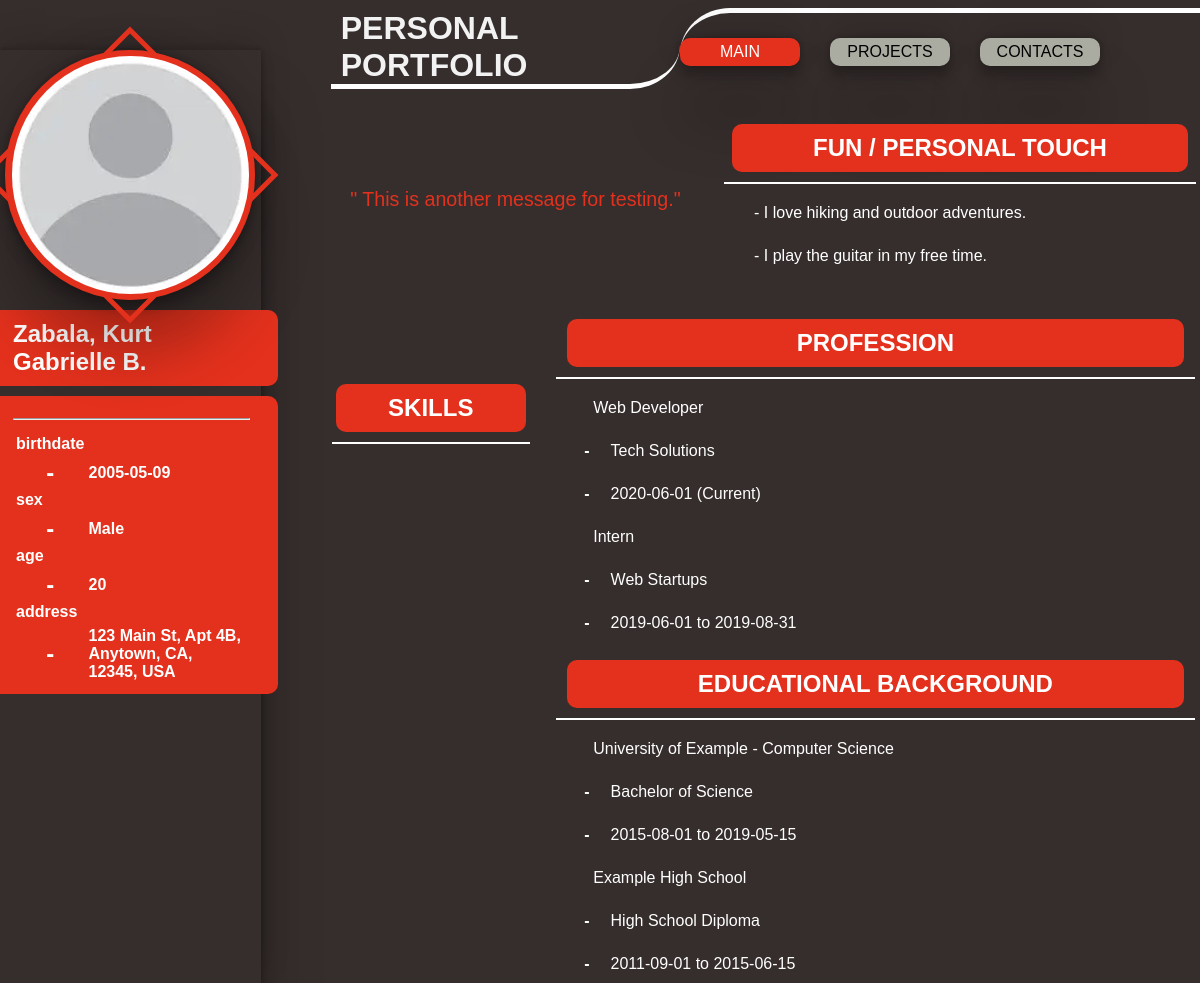
/0/main/index.php, run on the app's committed database.
### tables this page shows
CREATE TABLE personal_data (
    id INT PRIMARY KEY AUTO_INCREMENT NOT NULL,
    firstname VARCHAR(255) NOT NULL,
    middlename VARCHAR(100),
    lastname VARCHAR(100) NOT NULL,
    suffix VARCHAR(10),
    birthdate DATE,
    status_id INT,
    sex enum('Male', 'Female', 'Other'),
    FOREIGN KEY (status_id) REFERENCES job_status(status_id)
);

CREATE TABLE profession (
    profession_id INT PRIMARY KEY AUTO_INCREMENT,
    id INT,
    job_title VARCHAR(100) NOT NULL,
    company_name VARCHAR(100),
    start_date DATE,
    end_date DATE,
    is_current BOOLEAN DEFAULT FALSE,
    FOREIGN KEY (id) REFERENCES personal_data(id)
);

CREATE TABLE educational_background (
    education_id INT PRIMARY KEY AUTO_INCREMENT,
    id INT,
    institution_name VARCHAR(255) NOT NULL,
    degree VARCHAR(100),
    field_of_study VARCHAR(100),
    start_date DATE,
    end_date DATE,
    FOREIGN KEY (id) REFERENCES personal_data(id)
);

### Properties/api/getFullname.php (called while the page is built, shortened)
<?php
    function getFullName($conn, $user_id) {
        $sql_fullname = "SELECT CONCAT(
                            lastname,
                            IF(suffix IS NOT NULL AND LENGTH(TRIM(suffix)) > 0, CONCAT(' ', suffix), ''),
                            ', ',
                            firstname,
                            ' ',
                            IF(middlename IS NOT NULL AND LENGTH(TRIM(middlename)) > 0, CONCAT(LEFT(middlename, 1), '.'), '')
                        ) AS full_name
                        FROM personal_data
                        WHERE id = ?";
        $stmt_fullname = $conn->prepare($sql_fullname);
        $stmt_fullname->bind_param('i', $user_id);
        $stmt_fullname->execute();
        $result_fullname = $stmt_fullname->get_result();
        $row_fullname = $result_fullname->fetch_assoc();
        return $row_fullname ? $row_fullname['full_name'] : '';
    }
?>

### Properties/api/getMessage.php (called while the page is built, shortened)
<?php
    function getMessagesType2($conn, $user_id) {
        $sql_message_type2 = "SELECT message_text FROM message_data WHERE id = ? AND message_type = 2";
        $stmt_message2 = $conn->prepare($sql_message_type2);
        $stmt_message2->bind_param('i', $user_id);
        $stmt_message2->execute();
        $result_message2 = $stmt_message2->get_result();
        $messages_type2 = [];
        while ($row_message2 = $result_message2->fetch_assoc()) {
            $messages_type2[] = $row_message2['message_text'];
        }
        return $messages_type2;
    }
?>

### Properties/api/functions.php (the view, shortened to what this page needs)
<?php
    function getTableData($conn, $user_id, $table_id) {
        $table_data = [];
        switch($table_id) {
            case 1:
                $sql_personal = "SELECT pd.birthdate, pd.sex,
                                        COALESCE(TRIM(BOTH ', ' FROM CONCAT_WS(', ', a.address_line1, NULLIF(TRIM(a.address_line2), ''), a.city, a.state, a.zip_code, a.country)), '') AS full_address
                                 FROM personal_data pd
                                 LEFT JOIN address a ON a.id = pd.id AND a.show_Address = TRUE
                                 WHERE pd.id = ?";
                $stmt_personal = $conn->prepare($sql_personal);
                if ($stmt_personal) {
                    $stmt_personal->bind_param('i', $user_id);
                    $stmt_personal->execute();
                    $result_personal = $stmt_personal->get_result();
                    $row_personal = $result_personal->fetch_assoc();
                    if ($row_personal) {
                        $birthdate = $row_personal['birthdate'];
                        $age = $birthdate ? date('Y') - date('Y', strtotime($birthdate)) : '';
                        $address_full = $row_personal['full_address'] ?? '';
                        $table_data = [
                            'birthdate' => $birthdate,
                            'sex' => $row_personal['sex'] ?? '',
                            'age' => $age
                        ];
                        if (!empty($address_full)) {
                            $table_data['address'] = $address_full;
                        }
                    }
                }
                break;
            case 2:
                $sql_contact = "SELECT contact_type, contact_value FROM contact_info WHERE id = ?";
                $stmt_contact = $conn->prepare($sql_contact);
                if ($stmt_contact) {
                    $stmt_contact->bind_param('i', $user_id);
                    $stmt_contact->execute();
                    $result_contact = $stmt_contact->get_result();
                    $contacts = [];
                    while ($row_contact = $result_contact->fetch_assoc()) {
                        $contacts[] = [
                            'contact_type' => $row_contact['contact_type'],
                            'contact_value' => $row_contact['contact_value']
                        ];
                    }
                    $table_data = [
                        'contacts' => $contacts
                    ];
                }
                break;
            case 3:
                $sql_education = "SELECT CONCAT(institution_name, IF(field_of_study IS NOT NULL, CONCAT(' - ', field_of_study), '')) AS institution_info,
                                 degree, start_date, end_date FROM educational_background WHERE id = ?";
                $stmt_education = $conn->prepare($sql_education);
                if ($stmt_education) {
                    $stmt_education->bind_param('i', $user_id);
                    $stmt_education->execute();
                    $result_education = $stmt_education->get_result();
                    $education = [];
                    while ($row_education = $result_education->fetch_assoc()) {
                        $education[] = [
                            'institution_info' => $row_education['institution_info'],
                            'degree' => $row_education['degree'],
                            'start_date' => $row_education['start_date'],
                            'end_date' => $row_education['end_date']
                        ];
                    }
                    $table_data = [
                        'education' => $education
                    ];
                }
                break;
            case 4:
                $sql_skills = "SELECT skill_name, proficiency_level FROM skills WHERE id = ? AND skills_shown = TRUE";
                $stmt_skills = $conn->prepare($sql_skills);
                if ($stmt_skills) {
                    $stmt_skills->bind_param('i', $user_id);
                    $stmt_skills->execute();
                    $result_skills = $stmt_skills->get_result();
                    $skills = [];
                    $table_data = [
                        'skills' => $skills
                    ];
                }
                break;
            case 5:
                $sql_fun = "SELECT description FROM fun_personal_touch WHERE id = ?";
                $stmt_fun = $conn->prepare($sql_fun);
                if ($stmt_fun) {
                    $stmt_fun->bind_param('i', $user_id);
                    $stmt_fun->execute();
                    $result_fun = $stmt_fun->get_result();
                    $fun_descriptions = [];
                    while ($row_fun = $result_fun->fetch_assoc()) {
                        $fun_descriptions[] = $row_fun['description'];
                    }
                    $table_data = [
                        'descriptions' => $fun_descriptions
                    ];
                }
                break;
            case 6:
                $sql_profession = "SELECT job_title, company_name, start_date, end_date, is_current FROM profession WHERE id = ?";
                $stmt_profession = $conn->prepare($sql_profession);
                if ($stmt_profession) {
                    $stmt_profession->bind_param('i', $user_id);
                    $stmt_profession->execute();
                    $result_profession = $stmt_profession->get_result();
                    $professions = [];
                    while ($row_profession = $result_profession->fetch_assoc()) {
                        $professions[] = [
                            'job_title' => $row_profession['job_title'],
                            'company_name' => $row_profession['company_name'],
                            'start_date' => $row_profession['start_date'],
                            'end_date' => $row_profession['end_date'],
                            'is_current' => $row_profession['is_current']
                        ];
                    }
                    $table_data = [
                        'professions' => $professions
                    ];
                }
                break;
        }
        return $table_data;
    }
    function getTargetTable($table_position) {
        global $conn, $user_id;
        $sql = "SELECT table_id FROM table_arranger WHERE table_possition = ? LIMIT 1";
        $stmt = $conn->prepare($sql);
        $stmt->bind_param('i', $table_position);
        $stmt->execute();
        $result = $stmt->get_result();
        $row = $result->fetch_assoc();
        $table_id = (int)$row['table_id'];
        return getTableData($conn, $user_id, $table_id);
    }
    function getBoxTitle($box_info) {
        $hasContacts = isset($box_info['contacts']) && is_array($box_info['contacts']);
        $hasSkills = isset($box_info['skills']) && is_array($box_info['skills']);
        $hasEducation = isset($box_info['education']) && is_array($box_info['education']);
        $hasDescriptions = isset($box_info['descriptions']) && is_array($box_info['descriptions']);
        $hasProfessions = isset($box_info['professions']) && is_array($box_info['professions']);
        if ($hasSkills) return 'SKILLS';
        if ($hasEducation) return 'EDUCATIONAL BACKGROUND';
        if ($hasDescriptions) return 'FUN / PERSONAL TOUCH';
        if ($hasProfessions) return 'PROFESSION';
        return 'INFO';
    }
    function renderBoxRows($box_info) {
        if (isset($box_info['education']) && is_array($box_info['education'])) {
            foreach ($box_info['education'] as $edu) {
                $institution = isset($edu['institution_info']) ? htmlspecialchars($edu['institution_info']) : '';
                $degree = isset($edu['degree']) ? htmlspecialchars($edu['degree']) : '';
                $start = isset($edu['start_date']) ? htmlspecialchars($edu['start_date']) : '';
                $end = isset($edu['end_date']) ? htmlspecialchars($edu['end_date']) : '';
                echo "<tr><td>{$institution}</td></tr>";
                echo "<tr><th>-</th><td>{$degree}</td></tr>";
                $range = $start . ($end ? ' to ' . $end : '');
                echo "<tr><th>-</th><td>{$range}</td></tr>";
            }
        }
        if (isset($box_info['descriptions']) && is_array($box_info['descriptions'])) {
            foreach ($box_info['descriptions'] as $desc) {
                $text = htmlspecialchars($desc);
                echo "<tr><td> - {$text}</td></tr>";
            }
        }
        if (isset($box_info['professions']) && is_array($box_info['professions'])) {
            foreach ($box_info['professions'] as $prof) {
                $job = isset($prof['job_title']) ? htmlspecialchars($prof['job_title']) : '';
                $company = isset($prof['company_name']) ? htmlspecialchars($prof['company_name']) : '';
                $start = isset($prof['start_date']) ? htmlspecialchars($prof['start_date']) : '';
                $end = isset($prof['end_date']) ? htmlspecialchars($prof['end_date']) : '';
                $isCurrent = !empty($prof['is_current']);
                echo "<tr><td>{$job}</td></tr>";
                echo "<tr><th>-</th><td>{$company}</td></tr>";
                $range = $start . ($end ? ' to ' . $end : ($isCurrent ? ' (Current)' : ''));
                echo "<tr><th>-</th><td>{$range}</td></tr>";
            }
        }
    }
?>

### 0/main/index.php (shortened to what this page needs)
<?php
    include_once '../../Properties/database.php';
    include_once '../../Properties/api/functions.php';
    include_once '../../Properties/api/getFullname.php';
    include_once '../../Properties/api/getMessage.php';
    $user_id = 1;
    $full_name = getFullName($conn, $user_id);
    $messages_type2 = getMessagesType2($conn, $user_id);
    $Main_info = getTargetTable(1);
    $box1_info = getTargetTable(5);
    $box2_info = getTargetTable(6);
    $box3_info = getTargetTable(4);
    $box5_info = getTargetTable(3);
?>
<!DOCTYPE html>
<html lang="en">
<head>
    <link rel="stylesheet" href="../../Properties/Style/Loader.css">
    <link rel="stylesheet" href="../../Properties/Style/placeholder.css">
    <link rel="stylesheet" href="../../Properties/Style/main.css">
        <link rel="stylesheet" href="https://cdnjs.cloudflare.com/ajax/libs/font-awesome/6.5.2/css/all.min.css" />
    <link rel="stylesheet" href="../header.css">
    <link rel="stylesheet" href="section.css">
</head>
<body>
    <div class="background-container" id="background">
        <article id="article">
            <div class="profile-container">
                <div class="profile-front">
                    <img id="profile-img" alt="image_profile">
                </div>
            </div>
            <div class="label-container">
                <?php echo $full_name?>
            </div>
            <div class="label-container">
				<hr>
                <table class="table">
                    <?php foreach ($Main_info as $key => $value) { ?>
                        <tr>
                            <td><?php echo $key?></td>
                        <tr>
                        <tr>
                            <th>-</th>
                            <td><?php echo $value?></td>
                        </tr>
                    <?php } ?>
                </table>
            </div>
        </article>
        <section id="section" class="">
            <div class="header-section ">
                <div class="title-cart">PERSONAL PORTFOLIO</div>
                <div class="tabs-container">
                    <div class="tabs active" id="activetab" onclick="no('activetab')">MAIN</div>
                    <div id="Projects" onclick="access_page('Home','Projects')" class="tabs">PROJECTS</div>
                    <div id="Contacts" onclick="access_page('Home','Contacts')" class="tabs">CONTACTS</div>
                </div>
                <div class="edit-button" id="edit_button" onclick="edit_function()">
                </div>
            </div>
            <div class="section-container">
                <div class="message-box" id="0">
                    <span>" <?php echo implode(" ",$messages_type2); ?>"</span>
                </div>
                <?php if (!empty($box1_info)) { ?>
                <div class="box-container" id="b1">
                    <div><?php echo getBoxTitle($box1_info); ?></div>
                    <hr>
                    <table class="table">
                        <?php renderBoxRows($box1_info); ?>
                    </table>
                </div>
                <?php } ?>
                <?php if (!empty($box3_info)) { ?>
                <div class="box-container" id="b2">
                    <div><?php echo getBoxTitle($box3_info); ?></div>
                    <hr>
                </div>
                <?php } ?>
                <div class="box-container" id="b3">
                    <?php if (!empty($box2_info)) { ?>
                        <div><?php echo getBoxTitle($box2_info); ?></div>
                        <hr>
                        <table class="table">
                            <?php renderBoxRows($box2_info); ?>
                        </table>
                    <?php } ?>
                    <br>
                    <?php if (!empty($box5_info)) { ?>
                        <div><?php echo getBoxTitle($box5_info); ?></div>
                        <hr>
                        <table class="table">
                            <?php renderBoxRows($box5_info); ?>
                        </table>
                    <?php } ?>
                </div>
            </div>
        </section>
    </div>
</body>
</html>

### data on the page
personal_data: birthdate "2005-05-09", sex "Male"
profession: job_title "Web Developer", company_name "Tech Solutions", range "2020-06-01 (Current)"
profession: job_title "Intern", company_name "Web Startups", range "2019-06-01 to 2019-08-31"
educational_background: institution "University of Example - Computer Science", degree "Bachelor of Science", range "2015-08-01 to 2019-05-15"
educational_background: institution "Example High School", degree "High School Diploma", range "2011-09-01 to 2015-06-15"

### other printed values
$full_name "Zabala, Kurt Gabrielle B."
$key "birthdate"
$key "sex"
$key "age"
$value "20"
$key "address"
$value "123 Main St, Apt 4B, Anytown, CA, 12345, USA"
implode(" ",$messages_type2) "This is another message for testing."
getBoxTitle($box1_info) "FUN / PERSONAL TOUCH"
$text "I love hiking and outdoor adventures."
$text "I play the guitar in my free time."
getBoxTitle($box3_info) "SKILLS"
getBoxTitle($box2_info) "PROFESSION"
getBoxTitle($box5_info) "EDUCATIONAL BACKGROUND"
